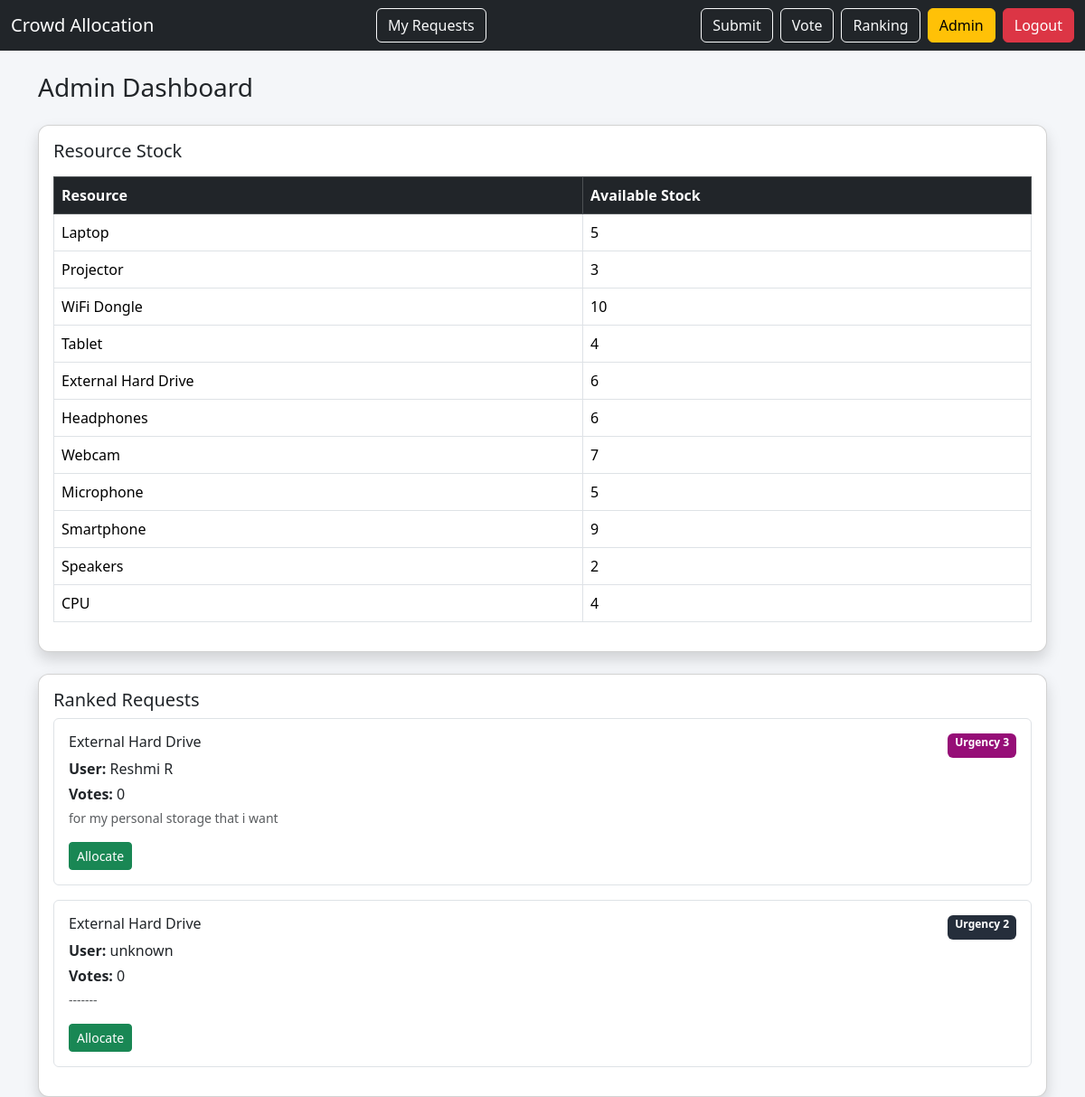
The app's page /admin (signed in) with its own data.
### app.py (models this page shows)
class Resource(db.Model):
    id = db.Column(db.Integer, primary_key=True)
    name = db.Column(db.String(100), unique=True, nullable=False)
    stock = db.Column(db.Integer, nullable=False)

class ResourceRequest(db.Model):
    id = db.Column(db.Integer, primary_key=True)
    user_id = db.Column(db.Integer, db.ForeignKey("user.id"))
    name = db.Column(db.String(100), nullable=False)
    resource = db.Column(db.String(200), nullable=False)
    reason = db.Column(db.Text, nullable=False)
    urgency = db.Column(db.Integer, nullable=False)
    created_at = db.Column(db.DateTime, default=datetime.now)
    allocated = db.Column(db.Boolean, default=False)
    votes = db.relationship("Vote", backref="request", lazy=True)

### app.py (the view)
@app.route("/admin")
def admin():
    if not session.get("is_admin"):
        return "Access denied"
    return render_template(
        "admin.html",
        resources=Resource.query.all(),
        ranking=ResourceRequest.query.filter_by(allocated=False).all()
    )

### templates/admin.html (shortened to what this page needs)
{% extends "base.html" %}
{% block content %}
<h3 class="mb-4">Admin Dashboard</h3>
<div class="card shadow mb-4 p-3">
    <h5>Resource Stock</h5>
    <table class="table table-bordered mt-2">
        <thead class="table-dark">
            <tr>
                <th>Resource</th>
                <th>Available Stock</th>
            </tr>
        </thead>
        <tbody>
            {% for r in resources %}
            <tr>
                <td>{{ r.name }}</td>
                <td>{{ r.stock }}</td>
            </tr>
            {% endfor %}
        </tbody>
    </table>
</div>
<div class="card shadow p-3">
    <h5>Ranked Requests</h5>
    {% for r in ranking %}
    <div class="border rounded p-3 mb-3">
        <div class="d-flex justify-content-between">
            <h6>{{ r.resource }}</h6>
            <span class="badge urgency-{{ r.urgency }}">
                Urgency {{ r.urgency }}
            </span>
        </div>
        <p class="mb-1"><b>User:</b> {{ r.name }}</p>
        <p class="mb-1"><b>Votes:</b> {{ r.votes|length }}</p>
        <p class="small text-muted">{{ r.reason }}</p>
        <a href="/allocate/{{ r.id }}" class="btn btn-success btn-sm">
            Allocate
        </a>
    </div>
    {% endfor %}
</div>
{% endblock %}

### templates/base.html (shortened to what this page needs)
<!DOCTYPE html>
<html lang="en">
<head>
    <link href="https://cdn.jsdelivr.net/npm/bootstrap@5.3.2/dist/css/bootstrap.min.css" rel="stylesheet">
</head>
<body>
<nav class="navbar navbar-expand-lg navbar-dark bg-dark">
    <div class="container-fluid">
        <a class="navbar-brand" href="/">Crowd Allocation</a>
        <a href="/my-requests" class="btn btn-outline-light me-2">
            My Requests
        </a>
        <div class="d-flex">
            <a href="/" class="btn btn-outline-light me-2">Submit</a>
            <a href="/vote" class="btn btn-outline-light me-2">Vote</a>
            <a href="/ranking" class="btn btn-outline-light me-2">Ranking</a>
            {% if session.get("is_admin") %}
                <a href="/admin" class="btn btn-warning me-2">Admin</a>
            {% endif %}
            <a href="/logout" class="btn btn-danger">Logout</a>
        </div>
    </div>
</nav>
<div class="container mt-4">
    {% block content %}{% endblock %}
</div>
</body>
</html>

### templates/base.html (style rules this page uses)
body { background-color: #f4f6f9; }
.card { border-radius: 12px; }
.urgency-2 { background: #252e3b; }
.urgency-3 { background: #960e77; }

### records on screen
Resource: name "Laptop", stock "5"
Resource: name "Projector", stock "3"
Resource: name "WiFi Dongle", stock "10"
Resource: name "Tablet", stock "4"
Resource: name "External Hard Drive", stock "6"
Resource: name "Headphones", stock "6"
Resource: name "Webcam", stock "7"
Resource: name "Microphone", stock "5"
Resource: name "Smartphone", stock "9"
Resource: name "Speakers", stock "2"
Resource: name "CPU", stock "4"
ResourceRequest: resource "External Hard Drive", urgency "3", name "Reshmi R", votes|length "0", reason "for my personal storage that i want"
ResourceRequest: resource "External Hard Drive", urgency "2", name "unknown", votes|length "0", reason "-------"
